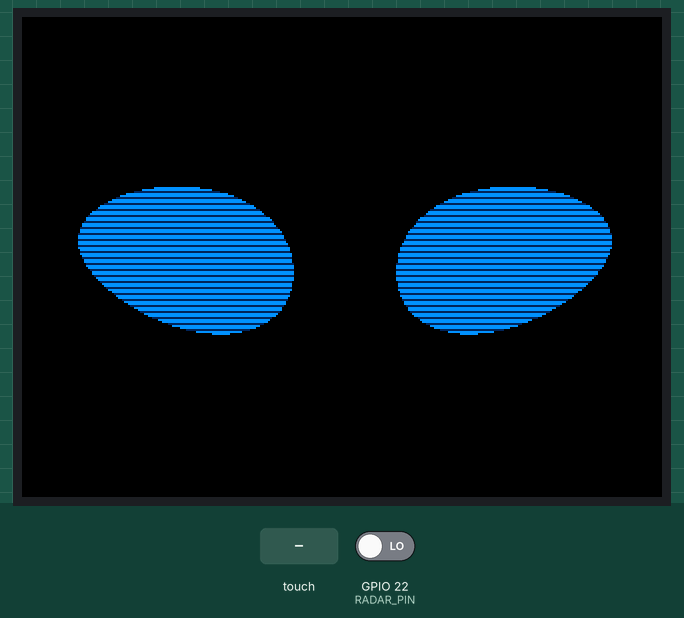
Recording of a program running on a simulated ESP32. Shown: 320×240 colour display. Inputs (shaded band) come from the test bench; at power-on: GPIO 22 (RADAR_PIN) LOW. Random numbers use the default seed unless the program sets one; what the program prints to the serial monitor is not drawn.

Above: at 1.18 s.
1.5 s: GPIO 22 (RADAR_PIN) driven HIGH
At 3.72 s:
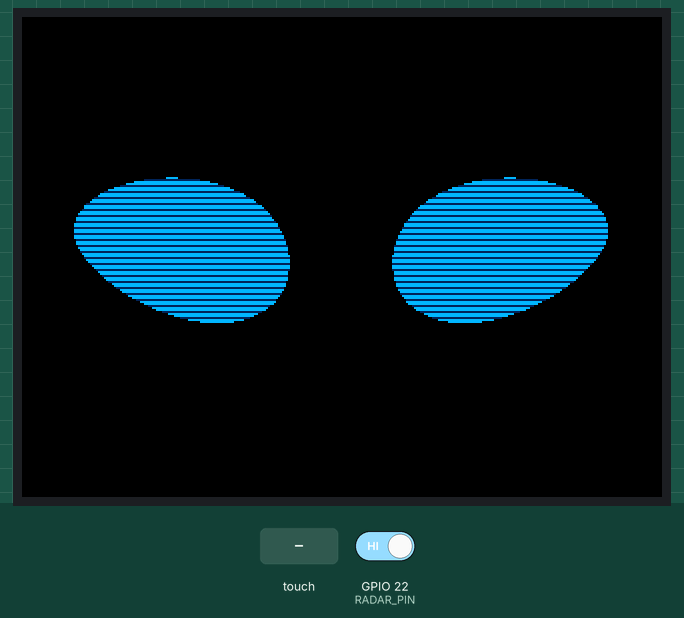
4.5 s: touch panel pressed at 13 % / 10 % of its raw x / y range
At 5.26 s:
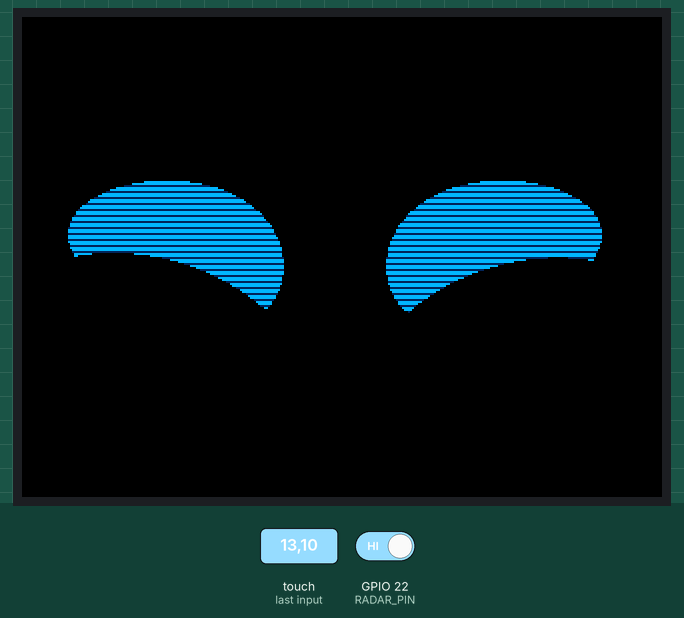
6.4 s: GPIO 22 (RADAR_PIN) driven LOW
At 6.9 s:
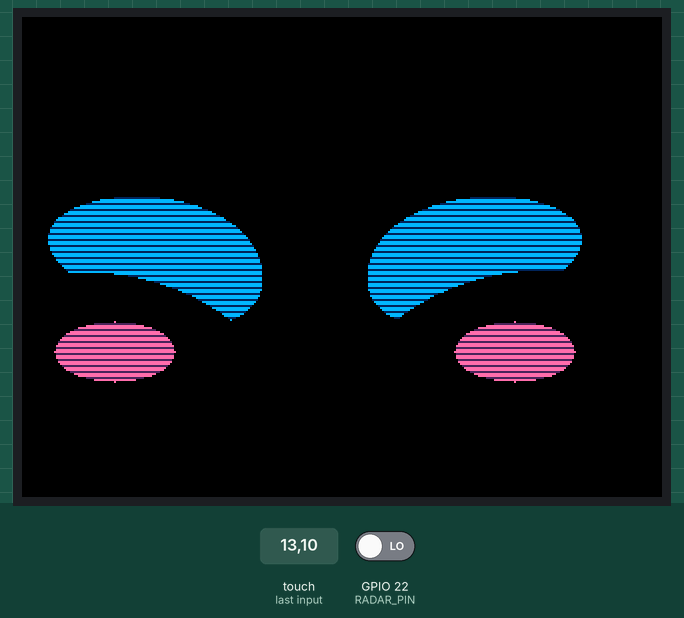
8.2 s: touch panel pressed at 87 % / 10 % of its raw x / y range
At 8.66 s:
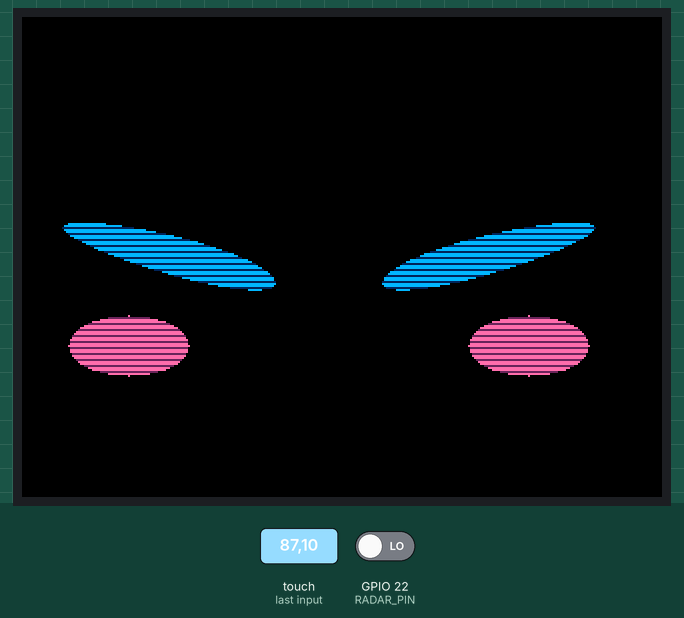
Timing chart, 0 to 11.0 s (numbered marks = the images above; inputs shaded):
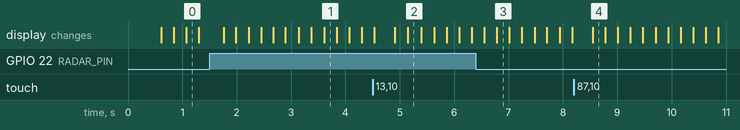

The program:

main.cpp
```cpp
#include <Arduino.h>
#include "RobotDisplay.h"
#include "RobotTouch.h"
#include "RobotSensor.h"

// Instantiate our core modules
RobotDisplay robotDisplay;
RobotTouch robotTouch;
RobotSensor robotSensor;

enum RobotMode { MODE_NORMAL, MODE_HAPPY, MODE_SLEEPING, MODE_WAKING, MODE_INTERACT };
RobotMode currentMode = MODE_WAKING;

unsigned long lastBlinkTime = 0;
int nextBlinkInterval = 3000;
unsigned long wakingStartTime = 0;
int wakingStep = 0;
unsigned long modeStartTime = 0;
int interactStep = 0;
unsigned long happyDuration = 0;
unsigned long presenceStartTime = 0;
bool lastPresenceState = false;

void setup() {
  Serial.begin(115200);

  // Initialize all hardware modules
  robotSensor.init();
  robotDisplay.init();
  robotTouch.init();

  wakingStartTime = millis();
  robotDisplay.setBrightness(0.0);

  Serial.println("EVE-TV Modules Initialized - Starting Wake Sequence");
}

void loop() {
  unsigned long now = millis();

  // 1. Read Sensor data
  bool presence = robotSensor.isPresenceDetected();

  // Presence/Absence detection logic for Sleep/Wake
  if (presence != lastPresenceState) {
    presenceStartTime = now;
    lastPresenceState = presence;
  }

  // State Transitions
  if (currentMode == MODE_SLEEPING) {
    if (presence && (now - presenceStartTime > 5000)) { // 5 second wake-up delay
      currentMode = MODE_WAKING;
      wakingStartTime = now;
      wakingStep = 0;
      robotDisplay.setSleep(false);
      robotDisplay.setBrightness(0.0);
      Serial.println("Starting wake sequence...");
    }
  } else if (currentMode == MODE_WAKING) {
    unsigned long elapsed = now - wakingStartTime;

    // Stage 1: Fade in (0-0.8s)
    if (elapsed < 800) {
      float b = (float)elapsed / 800.0f;
      robotDisplay.setBrightness(b);
    } else if (elapsed < 2800) {
      // Stage 2: Blinking (0.8-2.8s)
      robotDisplay.setBrightness(1.0);

      // Fast blinks every 400ms
      if (((elapsed - 800) / 400) > wakingStep) {
        robotDisplay.blink();
        wakingStep++;
      }
    } else {
      // Sequence complete
      currentMode = MODE_NORMAL;
      robotDisplay.setBrightness(1.0);
      lastBlinkTime = now;
      Serial.println("Back to normal.");
    }
  } else {
    // If we lose presence, we go to sleep immediately
    if (!presence) {
      currentMode = MODE_SLEEPING;
      robotDisplay.setSleep(true);
      robotDisplay.setHappy(false);
      Serial.println("Going to sleep...");
    }
  }

  // Behavioral specific updates
  if (currentMode == MODE_NORMAL) {
    if (now - lastBlinkTime > nextBlinkInterval) {
      int roll = random(0, 10);
      if (roll < 3) {
        // Switch to Happy state
        currentMode = MODE_HAPPY;
        modeStartTime = now;
        happyDuration = random(15000, 20000);
        robotDisplay.setHappy(true);
        Serial.println("Feeling happy...");
      } else {
        robotDisplay.blink();
      }
      lastBlinkTime = now;
      nextBlinkInterval = random(7000, 10000);
    }
  } else if (currentMode == MODE_HAPPY) {
    if (now - modeStartTime > happyDuration) {
      currentMode = MODE_NORMAL;
      robotDisplay.setHappy(false);
      lastBlinkTime = now; // reset blink timer
      Serial.println("Back to normal.");
    }
  } else if (currentMode == MODE_INTERACT) {
    unsigned long elapsed = now - modeStartTime;

    // Step 0: Eyes squint into Happy (0 - 0.4s)
    if (interactStep == 0) {
      robotDisplay.setHappy(true);
      if (elapsed > 400) {
        interactStep = 1;
        modeStartTime = now;
        robotDisplay.setBlush(true); // Start fading in blush
        Serial.println("Interacting: Blush appearing...");
      }
    }
    // Step 1: Hold Blush (Heart warmed) (0 - 5.0s)
    else if (interactStep == 1) {
      if (elapsed > 5000) {
        interactStep = 2;
        modeStartTime = now;
        robotDisplay.setBlush(false); // Start fading out blush
        Serial.println("Interacting: Blush fading out...");
      }
    }
    // Step 2: Final Graceful Fade out of Eyes (Wait for blush to clear first)
    else if (interactStep == 2) {
      if (elapsed > 600) { // Give blush time to fade out (faster now)
        robotDisplay.setHappy(false); // Start graceful eye return
        currentMode = MODE_NORMAL;
        lastBlinkTime = now;
        Serial.println("Interacting: Eyes returning to normal. Heart warmed.");
      }
    }
  }

  // 2. Read Touch Input
  int touchStateTarget = robotTouch.checkTouch();
  if (touchStateTarget >= 0) {
    // If touch detected (5, 6, 7 or return-to-zero 0)
    // We only trigger interaction on actual presses (5, 6, 7)
    if (touchStateTarget >= 5 && currentMode != MODE_SLEEPING && currentMode != MODE_WAKING) {
      currentMode = MODE_INTERACT;
      interactStep = 0;
      modeStartTime = now;
      robotDisplay.setHappy(true); // Ensure eyes start turning happy immediately
    }
    robotDisplay.transitionTo(touchStateTarget);
  } else {
    // 3. Update Display
    robotDisplay.update(now, presence);
  }
}
```

RobotDisplay.h
```cpp
#ifndef ROBOTDISPLAY_H
#define ROBOTDISPLAY_H

#include <Arduino.h>
#include <TFT_eSPI.h>

#define SPRITE_W 320
#define SPRITE_H 240
#define TFT_BL 21

class RobotDisplay {
public:
  RobotDisplay();
  void init();

  // Update the eye positions dynamically
  void update(unsigned long now, bool presenceDetected);

  // 6 = links, 7 = rechts, any other = center/normal
  void transitionTo(int targetIndex);

  // Trigger eye animations
  void blink();
  void wink(bool leftEye);
  void setHappy(bool active);
  void setSleep(bool active);
  void setBrightness(float b);
  void setBlush(bool active);

private:
  TFT_eSPI tft;
  TFT_eSprite spr;

  int eyeDist;
  uint16_t EVE_BLUE;
  uint16_t EVE_BLUE_DARK;

  float targetLookX;
  float currentLookX;

  float targetBlinkLeft;
  float currentBlinkLeft;
  float targetBlinkRight;
  float currentBlinkRight;

  float targetHappy;
  float currentHappyLeft;
  float currentHappyRight;

  float targetSleep;
  float currentSleep;
  float zFloatTime;
  float currentBrightness;

  float targetBlush;
  float currentBlush;

  // Draws a math-based tilted oval mimicking Eve's eyes
  void drawEveEye(int cx, int cy, bool isLeft, float blinkAmount, float happyAmount, float sleepAmount);
  void drawZzz(int x, int y, int size, float offset);
};

#endif
```

RobotSensor.h
```cpp
#ifndef ROBOTSENSOR_H
#define ROBOTSENSOR_H

#include <Arduino.h>

#define RADAR_PIN 22

class RobotSensor {
public:
  RobotSensor();
  void init();

  // Returns true if human presence is detected
  bool isPresenceDetected();

private:
  bool currentState;
};

#endif
```

RobotTouch.h
```cpp
#ifndef ROBOTTOUCH_H
#define ROBOTTOUCH_H

#include <Arduino.h>
#include <SPI.h>
#include <XPT2046_Touchscreen.h>

#define XPT2046_IRQ 36
#define XPT2046_MOSI 32
#define XPT2046_MISO 39
#define XPT2046_CLK 25
#define XPT2046_CS 33

class RobotTouch {
public:
  RobotTouch();
  void init();

  // Checks if touched, returning a target state index (5=angry, 6=left, 7=right)
  // Returns -1 if no touch happened.
  int checkTouch();

  bool isOverrideActive();
  void clearOverride();

private:
  XPT2046_Touchscreen ts;

  bool isTouchOverride;
  unsigned long lastTouchTime;
};

#endif
```

RobotDisplay.cpp
```cpp
#include "RobotDisplay.h"

RobotDisplay::RobotDisplay() : tft(TFT_eSPI()), spr(TFT_eSprite(&tft)) {
  eyeDist = 80;
  EVE_BLUE = tft.color565(0, 180, 255);
  EVE_BLUE_DARK = tft.color565(0, 40, 80);

  targetLookX = 0;
  currentLookX = 0;

  targetBlinkLeft = 0;
  currentBlinkLeft = 0;
  targetBlinkRight = 0;
  currentBlinkRight = 0;

  targetHappy = 0;
  currentHappyLeft = 0;
  currentHappyRight = 0;

  targetSleep = 0;
  currentSleep = 0;
  zFloatTime = 0;
  currentBrightness = 1.0;

  targetBlush = 0;
  currentBlush = 0;
}

void RobotDisplay::init() {
  pinMode(TFT_BL, OUTPUT);
  digitalWrite(TFT_BL, HIGH);

  tft.init();
  tft.setRotation(1);
  tft.fillScreen(TFT_BLACK);

  // Set Sprite color depth to 8-bit to fit in ESP32 RAM (320x240x1 byte = 76.8KB)
  spr.setColorDepth(8);
  spr.createSprite(SPRITE_W, SPRITE_H);
}

void RobotDisplay::drawEveEye(int cx, int cy, bool isLeft, float blinkAmount, float happyAmount, float sleepAmount) {
  // Eve's eyes tilt slightly backwards.
  // Left eye top points slightly inward/right (clockwise). Right eye top points left (counter-clockwise).
  float angle_deg = isLeft ? 15.0 : -15.0;
  float rad = angle_deg * PI / 180.0;
  float cosA = cos(rad);
  float sinA = sin(rad);

  // Define bounding box for our math renderer to check pixels
  int w = 65;
  int h = 50;

  // Base radii of the ellipse
  float a = 55.0; // horizontal
  float b = 38.0; // vertical

  // Sleep squish: Eyes go to 0 height
  b = b * (1.0 - sleepAmount);

  // Squish the height towards the center for the blink animation (from current height down to 8 radius = 16px high)
  // If we are sleeping, b is already tiny or zero.
  if (b > 8.0) {
    b = b - (blinkAmount * (b - 8.0));
  }

  // If b is effectively zero, don't bother drawing
  if (b < 0.5) return;

  // Draw pixel by pixel to form the precise shape with scanlines
  for (int y = -h; y <= h; y++) {
    for (int x = -w; x <= w; x++) {

      // Rotate coordinates to align with the titled eye
      float rx = x * cosA + y * sinA;
      float ry = -x * sinA + y * cosA;

      // Asymmetry factor: the inner side of Eve's eyes is thicker/rounder, the outer side is sharper.
      // Left eye: inner side is positive rx. Right eye: inner side is negative rx.
      float innerDir = isLeft ? 1.0 : -1.0;
      float x_ratio = rx / a;

      // Scale taper effect
      float taper = 1.0 + 0.15 * (x_ratio * innerDir);

      // Eve's eyes are slightly squashed/flat on the bottom
      // (y > 0 is bottom half within our local box coordinate)
      if (ry > 0) {
          taper *= 0.85;
      }

      float ey_scaled = ry / taper;

      // Mathematical ellipse formula check
      if ((rx * rx) / (a * a) + (ey_scaled * ey_scaled) / (b * b) <= 1.0) {

        // Happy cutout logic (Dynamic crescent mask)
        // We carve a chunk out of the bottom using another wide ellipse.
        if (happyAmount > 0.01) {
           float maskOffset_Y = 125.0 - (happyAmount * 65.0);
           float mask_a = 85.0; // wider than the eye
           float mask_b = 60.0; // tall enough to form a smooth curve
           float mask_ry = ry - maskOffset_Y;

           if ((rx * rx) / (mask_a * mask_a) + (mask_ry * mask_ry) / (mask_b * mask_b) <= 1.0) {
               continue; // Pixel is carved out, do not draw!
           }
        }

        // Scanlines: every 3rd pixel line is drawn dark to mimic CRT pixels
        uint16_t baseColor = ((cy + y) % 3 == 0) ? EVE_BLUE_DARK : EVE_BLUE;

        if (currentBrightness < 0.99) {
          uint8_t r = (baseColor >> 11) & 0x1F;
          uint8_t g = (baseColor >> 5) & 0x3F;
          uint8_t b_low = baseColor & 0x1F;

          r = (uint8_t)(r * currentBrightness);
          g = (uint8_t)(g * currentBrightness);
          b_low = (uint8_t)(b_low * currentBrightness);

          uint16_t shadedColor = (r << 11) | (g << 5) | b_low;
          spr.drawPixel(cx + x, cy + y, shadedColor);
        } else {
          spr.drawPixel(cx + x, cy + y, baseColor);
        }
      }
    }
  }
}

void RobotDisplay::blink() {
  targetBlinkLeft = 1.0;
  targetBlinkRight = 1.0;
}

void RobotDisplay::wink(bool leftEye) {
  if (leftEye) {
    targetBlinkLeft = 1.0;
  } else {
    targetBlinkRight = 1.0;
  }
}

void RobotDisplay::setHappy(bool active) {
  targetHappy = active ? 1.0 : 0.0;
}

void RobotDisplay::setSleep(bool active) {
  targetSleep = active ? 1.0 : 0.0;
}

void RobotDisplay::setBrightness(float b) {
  if (b < 0) b = 0;
  if (b > 1) b = 1;
  currentBrightness = b;
}

void RobotDisplay::setBlush(bool active) {
  targetBlush = active ? 1.0 : 0.0;
}

void RobotDisplay::drawZzz(int x, int y, int size, float offset) {
  // Draw a cohesive, math-based 'Z' with CRT scanlines
  // x, y is the center of the Z
  int curY = y - (offset * 60); // Drift upwards more
  int halfSize = size / 2;
  int thickness = size / 4;
  if (thickness < 4) thickness = 4;

  for (int dy = 0; dy < size; dy++) {
    for (int dx = 0; dx < size; dx++) {
      bool draw = false;

      // Top bar
      if (dy < thickness) draw = true;
      // Bottom bar
      else if (dy > size - thickness) draw = true;
      // Diagonal: connects top-right to bottom-left
      else {
        // Line x + y = size connects (size, 0) and (0, size)
        float dist = abs(dx + dy - size);
        if (dist < (thickness / 1.5f)) draw = true;
      }

      if (draw) {
        int sx = x + dx - halfSize;
        int sy = curY + dy - halfSize;

        // Bounds check
        if (sx < 0 || sx >= SPRITE_W || sy < 0 || sy >= SPRITE_H) continue;

        // CRT Scanline effect (consistent with eyes)
        uint16_t color = (sy % 3 == 0) ? EVE_BLUE_DARK : EVE_BLUE;

        // Apply global brightness (for fading/sleep)
        if (currentBrightness < 0.99) {
          uint8_t r = ((color >> 11) & 0x1F) * currentBrightness;
          uint8_t g = ((color >> 5) & 0x3F) * currentBrightness;
          uint8_t b = (color & 0x1F) * currentBrightness;
          color = (r << 11) | (g << 5) | b;
        }

        spr.drawPixel(sx, sy, color);
      }
    }
  }
}

void RobotDisplay::transitionTo(int targetIndex) {
  // No complex animations anymore, just offset the look target
  if (targetIndex == 6) {       // Touch Left
    targetLookX = -1.0;
  } else if (targetIndex == 7) { // Touch Right
    targetLookX = 1.0;
  } else {                       // Touch Center / Auto
    targetLookX = 0.0;
  }
}

void RobotDisplay::update(unsigned long now, bool presenceDetected) {
  // Clear off-screen buffer
  spr.fillSprite(TFT_BLACK);

  // Smoothly lerp towards target look direction
  currentLookX = currentLookX + (targetLookX - currentLookX) * 0.1;

  // Smoothly lerp blink states
  currentBlinkLeft = currentBlinkLeft + (targetBlinkLeft - currentBlinkLeft) * 0.7;
  currentBlinkRight = currentBlinkRight + (targetBlinkRight - currentBlinkRight) * 0.7;

  // Smoothly lerp happy and sleep states
  // Snappy "In" (0.8), Graceful "Out" (0.15)
  float happySpeed = (targetHappy > 0.5) ? 0.8 : 0.15;

  // Left eye follows immediately
  currentHappyLeft = currentHappyLeft + (targetHappy - currentHappyLeft) * happySpeed;
  // Right eye follows with a tiny bit of "biological" lag for a nicer feel
  currentHappyRight = currentHappyRight + (targetHappy - currentHappyRight) * (happySpeed * 0.9);

  currentSleep = currentSleep + (targetSleep - currentSleep) * 0.15; // Increased from 0.05 to 0.15 for faster closing

  // Smoothly lerp blush (increased speed to 0.3)
  currentBlush = currentBlush + (targetBlush - currentBlush) * 0.3;

  // Auto-reverse blink when almost fully closed
  if (targetBlinkLeft > 0.5 && currentBlinkLeft > 0.90) targetBlinkLeft = 0.0;
  if (targetBlinkRight > 0.5 && currentBlinkRight > 0.90) targetBlinkRight = 0.0;

  // Draw Z's if sleeping
  if (currentSleep > 0.9) {
    zFloatTime += 0.02;
    if (zFloatTime > 1.0) zFloatTime = 0.0;

    // 3 Z's with different sizes and phases - Centered
    drawZzz(SPRITE_W/2 - 50, SPRITE_H/2 + 30, 35, zFloatTime);
    drawZzz(SPRITE_W/2, SPRITE_H/2 + 10, 60, fmod(zFloatTime + 0.3, 1.0));
    drawZzz(SPRITE_W/2 + 60, SPRITE_H/2 + 20, 45, fmod(zFloatTime + 0.6, 1.0));
  }

  // Breathing / Hovering math
  float floatY = sin(now / 800.0) * 3.0;
  float wanderX = sin(now / 1500.0) * cos(now / 2000.0) * 2.0;

  // Don't hover if sleeping
  if (currentSleep > 0.5) {
    floatY *= (1.0 - currentSleep);
    wanderX *= (1.0 - currentSleep);
  }

  int scx = (SPRITE_W / 2) + wanderX;
  int scy = (SPRITE_H / 2) + floatY;

  // Add touch look offset
  int lookOffset = currentLookX * 25;

  // Draw the two math-based static Eve eyes with dynamic blinking and happy cutouts
  drawEveEye(scx - eyeDist + lookOffset, scy, true, currentBlinkLeft, currentHappyLeft, currentSleep);
  drawEveEye(scx + eyeDist + lookOffset, scy, false, currentBlinkRight, currentHappyRight, currentSleep);

  // Draw blush if active
  if (currentBlush > 0.01) {
    int blushY = scy + 45;
    int blushX_Offset = eyeDist + 20;
    int bw = 30; // blush width
    int bh = 15; // blush height

    for (int by = -bh; by <= bh; by++) {
      for (int bx = -bw; bx <= bw; bx++) {
        if ((float)(bx*bx)/(bw*bw) + (float)(by*by)/(bh*bh) <= 1.0) {
           int sy = blushY + by;

           // CRT Scanline logic: Scale by currentBlush and currentBrightness
           float totalScale = currentBlush * currentBrightness;
           if (sy % 3 == 0) totalScale *= 0.4f; // Scanline darkening

           uint16_t color = tft.color565(255 * totalScale, 120 * totalScale, 180 * totalScale);

           spr.drawPixel(scx - blushX_Offset + lookOffset + bx, sy, color);
           spr.drawPixel(scx + blushX_Offset + lookOffset + bx, sy, color);
        }
      }
    }
  }

  // --- PRESENCE INDICATOR ---
  /*
  if (presenceDetected) {
    spr.fillCircle(12, 12, 6, spr.color8to16(spr.color16to8(TFT_GREEN)));
    spr.setTextColor(spr.color8to16(spr.color16to8(TFT_GREEN)), TFT_BLACK);
    spr.drawString("Radar: ON", 24, 6, 2);
  } else {
    spr.fillCircle(12, 12, 6, spr.color8to16(spr.color16to8(TFT_RED)));
    spr.setTextColor(spr.color8to16(spr.color16to8(TFT_RED)), TFT_BLACK);
    spr.drawString("Radar: OFF", 24, 6, 2);
  }
  */

  // Push sprite to TFT screen from center coordinate
  spr.pushSprite((tft.width() - SPRITE_W) / 2, (tft.height() - SPRITE_H) / 2);
}
```

RobotSensor.cpp
```cpp
#include "RobotSensor.h"

RobotSensor::RobotSensor() : currentState(false) {
}

void RobotSensor::init() {
  pinMode(RADAR_PIN, INPUT_PULLDOWN);
}

bool RobotSensor::isPresenceDetected() {
  currentState = digitalRead(RADAR_PIN);
  return currentState;
}
```

Source omitted: RobotTouch.cpp (949 bytes)
